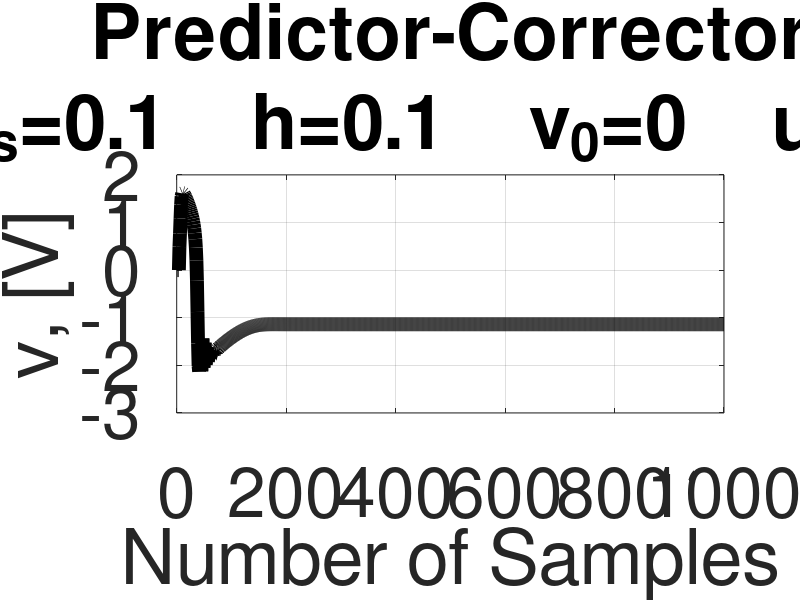

Write MATLAB code to recreate this figure.
clc; clear;

% constant  
a = 0.7; b = 0.8; c = 5; I = 0.1; 

% define function handles
fv=@(t,v,u)  c * (v - u + I - (v^3) / 3);
fu=@(t,v,u)  (v - b*u + a)/c;

%initial conditions
t(1) = 0; v(1) = 0; u(1) = 0;

h=0.1; N = 1000-1;

A(1) = v(1);

for i = 1:3
    t(i+1) = t(i) + h;
    
    k1v = fv(t(i)     ,v(i)          ,u(i)          );
    k1u = fu(t(i)     ,v(i)          ,u(i)          );
    
    k2v = fv(t(i)+h/2 , v(i)+h/2*k1v , u(i)+h/2*k1u );
    k2u = fu(t(i)+h/2 , v(i)+h/2*k1v, u(i)+h/2*k1u );
    
    k3v = fv(t(i)+h/2 , v(i)+h/2*k2v , u(i)+h/2*k2u );
    k3u = fu(t(i)+h/2 , v(i)+h/2*k2v , u(i)+h/2*k2u );
    
    k4v = fv(t(i)+h , v(i)+h*k3v , u(i)+h  *k3u );
    k4u = fu(t(i)+h , v(i)+h*k3v , u(i)+h  *k3u );
    
    v(i+1) = v(i) + h/6 * (k1v + 2*k2v + 2*k3v + k4v);
    u(i+1) = u(i) + h/6 * (k1u + 2*k2u + 2*k3u + k4u);
    
    A(i+1) = v(i+1);
   
end

for i = 4:N
    
    t(i+1) = t(i) + h;
    
    partv1 = 55*fv(t(i),v(i),u(i)) - 59*fv(t(i-1),v(i-1),u(i-1)) + 37*fv(t(i-2),v(i-2),u(i-2));
    partv2 = - 9*fv(t(i-3),v(i-3),u(i-3));  
    partu1 = 55*fu(t(i),v(i),u(i)) - 59*fu(t(i-1),v(i-1),u(i-1)) + 37*fu(t(i-2),v(i-2),u(i-2));
    partu2 = - 9*fu(t(i-3),v(i-3),u(i-3));
    v(i+1) = v(i) + h*(partv1+partv2)/24;
    u(i+1) = u(i) + h*(partu1+partu2)/24;
    
    V01 = v(i+1);
    A1(i+1) = v(i+1);
           
    partv1 = 9*fv(t(i+1),v(i+1),u(i+1))+19*fv(t(i),v(i),u(i))-5*fv(t(i-1),v(i-1),u(i-1)) + fv(t(i-2),v(i-2),u(i-2));
    partu1 = 9*fu(t(i+1),v(i+1),u(i+1))+19*fu(t(i),v(i),u(i))-5*fu(t(i-1),v(i-1),u(i-1)) + fu(t(i-2),v(i-2),u(i-2));
    v(i+1) = v(i) + h*(partv1)/24;
    u(i+1) = u(i) + h*(partu1)/24;
    
    V02 = v(i+1);
    A2(i+1) = v(i+1);
    
    B(i+1) = abs((V01 - V02)/V01); % bagil hata
 
end

for k = 1:2:N
    C1((k+1)/2) = A1(k);
    C2((k+1)/2) = abs((A1(k) - A2(k))/A1(k));
end

max(B)

fig1 = figure('Position',get(0,'Screensize'));
plot(A2,'-','Color','k','linewidth',10);
grid on; hold on;
ylabel('v, [V]')
xlabel('Number of Samples');
title({'Predictor-Corrector';['I_s=',num2str(I),'    h=',num2str(h),'    v_0=',num2str(v(1)),'    u_0=',num2str(u(1))]}); grid on;
set(gca,'Fontsize',50);
saveas(fig1, 'fhn_abm.jpg');

% fig1 = figure('Position',get(0,'Screensize'));
% plot(v,'LineStyle','-','Marker','none','Color','k','MarkerSize',20,'linewidth',4)
% grid on; hold on;
% plot(Min_locs,Min_vlue,'Marker','*','Color','r','MarkerSize',30,'linewidth',6)
% xline(Min_locs, 'Color', 'r', 'LineWidth', 4)
% textLabel = sprintf('Min of %.4f NRMSE at Polynominal Order=%.0f', Min_vlue, Min_locs);
% text(0, 130, textLabel, 'fontSize', 50, 'Color', 'r', 'VerticalAlignment','middle')
% ylabel('NRMSE')
% xlabel('Polynomial Order');
% set(gca,'Fontsize',60);
% saveas(fig1, 'fhn.jpg');